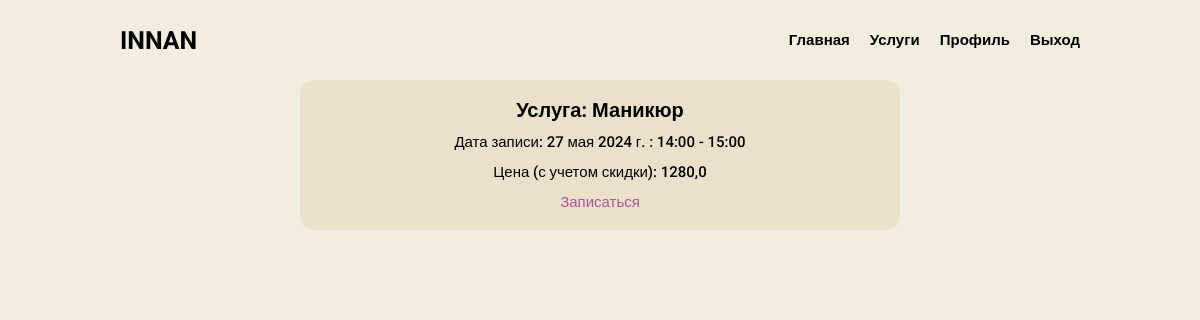
/appointments/appointments_sale/3/1/8 (signed in), run on the app's committed database.
### salon/models.py (models this page shows, shortened)
class Service(models.Model):
    name = models.CharField(max_length=256)
    category = models.ForeignKey(Category, on_delete=models.CASCADE)
    price = models.DecimalField(max_digits=10, decimal_places=2)

### appointments/models.py (models this page shows, shortened)
class TimeTable(models.Model):
    FREE = 0
    OCCUPIED = 1
    STATUSES = (
        (FREE, 'Свободно'),
        (OCCUPIED, 'Занято')
    )
    date = models.ForeignKey(DateTable, on_delete=models.CASCADE)
    time_start = models.TimeField()
    time_end = models.TimeField()
    status = models.SmallIntegerField(choices=STATUSES, default=FREE)

class DateTable(models.Model):
    date = models.DateField()

### appointments/views.py (the view)
# urls.py: path('appointments_sale/<int:time_id>/<int:service_id>/<int:sale_id>', appointment_sale, name='appointments_sale'),
@login_required
def appointment_sale(request, time_id, service_id, sale_id):
    time = TimeTable.objects.get(id=time_id)
    service = Service.objects.get(id=service_id)
    sale = Sale.objects.get(id=sale_id)
    sale_percent = sale.percent
    service_price = service.price
    price = int(service_price) - sale_percent / 100 * int(service_price)
    context = {
        'time': time,
        'service': service,
        'title': 'Запись',
        'price': price,
        'sale': sale,
    }
    return render(request, 'appointments/appointments_sale.html', context)

### appointments/templates/appointments/appointments_sale.html
{% extends 'salon/base.html' %}
{% load static %}
{% block css %}
    <link rel="stylesheet" href="{% static 'css/appointment.css' %}">
{% endblock %}
{% block main %}
    <section class="appointment-create-container">
        <h1 class="appointment-name">Услуга: {{ service.name }}</h1>
        <p class="appointment-date">Дата записи: {{ time.date.date }} : {{ time.time_start }} - {{ time.time_end }}</p>
        <p class="appointment-price">Цена (с учетом скидки): {{ price }}</p>
        <a href="{% url 'appointments:appointments_create_sale' time.id service.id sale.id %}" class="appointment-create-link">Записаться</a>
    </section>
{% endblock %}

### static/css/base.css (style rules this page uses)
body { background-color: #F3EDDF; }

### static/css/appointment.css (style rules this page uses)
.appointment-create-container { width: 600px; background-color: #EBE0C9; padding: 20px; box-sizing: border-box; border-radius: 15px; margin: 0 auto; }
.appointment-name { font-family: "Roboto", sans-serif; font-weight: 700; font-size: 20px; display: flex; justify-content: center; margin: 0 0 15px; }
.appointment-date { font-family: "Roboto", sans-serif; font-weight: 500; font-size: 15px; display: flex; justify-content: center; margin: 0 0 15px; }
.appointment-price { font-family: "Roboto", sans-serif; font-weight: 500; font-size: 15px; display: flex; justify-content: center; margin: 0 0 15px; }
.appointment-create-link, .link-sale { width: 100%; font-family: "Roboto", sans-serif; font-weight: 500; font-size: 15px; display: flex; justify-content: center; opacity: .7; transition: .3s; color: #941A8B; text-decoration: none; }

### data on the page
Service: name "Маникюр"
TimeTable: date "27 мая 2024 г.", time_start "14:00", time_end "15:00"

### other printed values
{{ price }} "1280,0"
